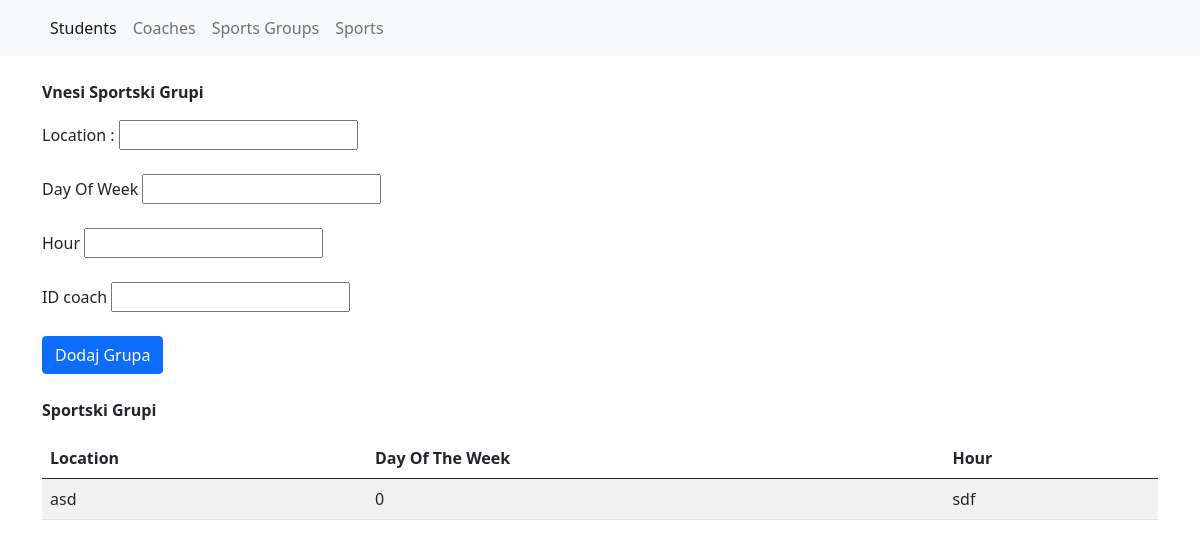
/sportgroups.php, run on the app's committed database.
### tables this page shows
CREATE TABLE `sportgroups` (
  `sportgroups_id` int(11) NOT NULL,
  `location` varchar(255) NOT NULL,
  `dayOfWeek` int(50) NOT NULL,
  `hour` varchar(255) NOT NULL
);

### sportgroups.php (the view, shortened to what this page needs)
<?php
require_once 'config.php';
require_once 'header.php';
?>
<!DOCTYPE html>
<html lang="en">
<head>
</head>
<body>
    <div class="container">
<p><b>Vnesi Sportski Grupi</b></p>
<form action="sportgroups.php" method="post">
<label for="lokacija">Location : </label>
<input type="text" id="lokacija" name="lokacija"><br><br>
<label for="den_od_nedelata">Day Of Week</label>
<input type="text" id="den_od_nedelata" name="den_od_nedelata"><br><br>
<label for="hour">Hour</label>
<input type="text" id="hour" name="hour"><br><br>
<label for="coaches_id">ID coach</label>
<input type="text" id="coaches_id" name="coaches_id"><br><br>
<input class="btn btn-primary" type="submit" value="Dodaj Grupa">
</form>
<br>
</div>
</body>
</html>
<!DOCTYPE html>
<html lang="en">
<head>
</head>
<body>
    <div class="container">
<p><b>Sportski Grupi</b></p>
<table class="table table-striped">
<thead>
    <tr>
        <th>Location</th>
        <th>Day Of The Week</th>
        <th>Hour</th>
    </tr>
</thead>
<tbody>
<?php
$sql = "SELECT * FROM sportgroups";
$run = $conn->query($sql);
$results = $run->fetch_all(MYSQLI_ASSOC);
foreach($results as $result) : ?>
<tr>
<td><?php echo $result['location']; ?></td>
<td><?php echo $result['dayOfWeek']; ?></td>
<td><?php echo $result['hour']; ?></td>
</tr>
<?php endforeach; ?>
</tbody>
</table>
</div>
</body>
</html>

### data on the page
sportgroups: location "asd", dayOfWeek "0", hour "sdf"
